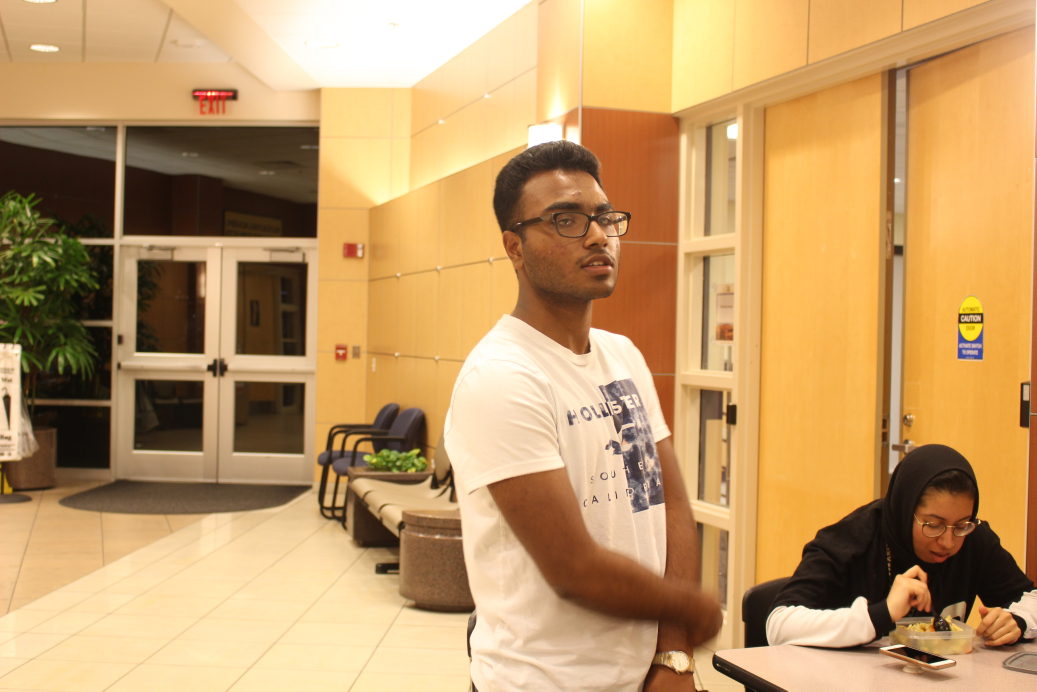
#> input picture stitching-algorithms/stitching3/IMG_3798.JPG, 5184 x 3456 px, given in place of left.mp4, which was not available (shown at 1/5 size)
$ python pano.py
#> lines starting #> are read from the running program, lines starting #| are printed output that depends on the picture; pictures that were not available may be replaced by others from this repository, and a replacement may not be noted
### stitching-algorithms/stitching1/stitcher.py
# import the necessary packages
import numpy as np
import imutils
import cv2

class Stitcher:
	def __init__(self):
		# determine if we are using OpenCV v3.X
		self.isv3 = imutils.is_cv3()

	def stitch(self, images, ratio=0.75, reprojThresh=4.0,
		showMatches=False):
		# unpack the images, then detect keypoints and extract
		# local invariant descriptors from them
		(imageB, imageA) = images
		(kpsA, featuresA) = self.detectAndDescribe(imageA)
		(kpsB, featuresB) = self.detectAndDescribe(imageB)

		# match features between the two images
		M = self.matchKeypoints(kpsA, kpsB,
			featuresA, featuresB, ratio, reprojThresh)

		# if the match is None, then there aren't enough matched
		# keypoints to create a panorama
		if M is None:
			return None

		# otherwise, apply a perspective warp to stitch the images
		# together
		(matches, H, status) = M
		result = cv2.warpPerspective(imageA, H,
			(imageA.shape[1] + imageB.shape[1], imageA.shape[0]))
		result[0:imageB.shape[0], 0:imageB.shape[1]] = imageB

		# check to see if the keypoint matches should be visualized
		if showMatches:
			vis = self.drawMatches(imageA, imageB, kpsA, kpsB, matches,
				status)

			# return a tuple of the stitched image and the
			# visualization
			return (result, vis)

		# return the stitched image
		return result

	def detectAndDescribe(self, image):
		# convert the image to grayscale
		gray = cv2.cvtColor(image, cv2.COLOR_BGR2GRAY)

		# check to see if we are using OpenCV 3.X
		if self.isv3:
			# detect and extract features from the image
			descriptor = cv2.xfeatures2d.SIFT_create()
			(kps, features) = descriptor.detectAndCompute(image, None)

		# otherwise, we are using OpenCV 2.4.X
		else:
			# detect keypoints in the image
			detector = cv2.FeatureDetector_create("SIFT")
			kps = detector.detect(gray)

			# extract features from the image
			extractor = cv2.DescriptorExtractor_create("SIFT")
			(kps, features) = extractor.compute(gray, kps)

		# convert the keypoints from KeyPoint objects to NumPy
		# arrays
		kps = np.float32([kp.pt for kp in kps])

		# return a tuple of keypoints and features
		return (kps, features)

	def matchKeypoints(self, kpsA, kpsB, featuresA, featuresB,
		ratio, reprojThresh):
		# compute the raw matches and initialize the list of actual
		# matches
		matcher = cv2.DescriptorMatcher_create("BruteForce")
		rawMatches = matcher.knnMatch(featuresA, featuresB, 2)
		matches = []

		# loop over the raw matches
		for m in rawMatches:
			# ensure the distance is within a certain ratio of each
			# other (i.e. Lowe's ratio test)
			if len(m) == 2 and m[0].distance < m[1].distance * ratio:
				matches.append((m[0].trainIdx, m[0].queryIdx))

		# computing a homography requires at least 4 matches
		if len(matches) > 4:
			# construct the two sets of points
			ptsA = np.float32([kpsA[i] for (_, i) in matches])
			ptsB = np.float32([kpsB[i] for (i, _) in matches])

			# compute the homography between the two sets of points
			(H, status) = cv2.findHomography(ptsA, ptsB, cv2.RANSAC,
				reprojThresh)

			# return the matches along with the homograpy matrix
			# and status of each matched point
			return (matches, H, status)

		# otherwise, no homograpy could be computed
		return None

	def drawMatches(self, imageA, imageB, kpsA, kpsB, matches, status):
		# initialize the output visualization image
		(hA, wA) = imageA.shape[:2]
		(hB, wB) = imageB.shape[:2]
		vis = np.zeros((max(hA, hB), wA + wB, 3), dtype="uint8")
		vis[0:hA, 0:wA] = imageA
		vis[0:hB, wA:] = imageB

		# loop over the matches
		for ((trainIdx, queryIdx), s) in zip(matches, status):
			# only process the match if the keypoint was successfully
			# matched
			if s == 1:
				# draw the match
				ptA = (int(kpsA[queryIdx][0]), int(kpsA[queryIdx][1]))
				ptB = (int(kpsB[trainIdx][0]) + wA, int(kpsB[trainIdx][1]))
				cv2.line(vis, ptA, ptB, (0, 255, 0), 1)

		# return the visualization
		return vis

### stitching-algorithms/stitching1/pano.py
# import the necessary packages
from stitcher import Stitcher
import argparse
import imutils
import cv2

# [27 lines of commented-out code are left out]
vPath1 = "../../../left.mp4"
vPath2 = "../../../right.mp4"

#Path to the Images
iPath1 = ""
iPath2 = ""

#Capture of videos
cap1 = cv2.VideoCapture(vPath1)
cap2 = cv2.VideoCapture(vPath2)

while True:
	ret1, frame1 = cap1.read()
#> frame1 is the input picture: shape (3456, 5184, 3); mean B, G, R 102.9, 154.3, 194
	ret1, frame2 = cap2.read()

	frame1 = imutils.resize(frame1, width=900)
#> frame1: shape (600, 900, 3)
	frame1 = imutils.rotate(frame1, 180)
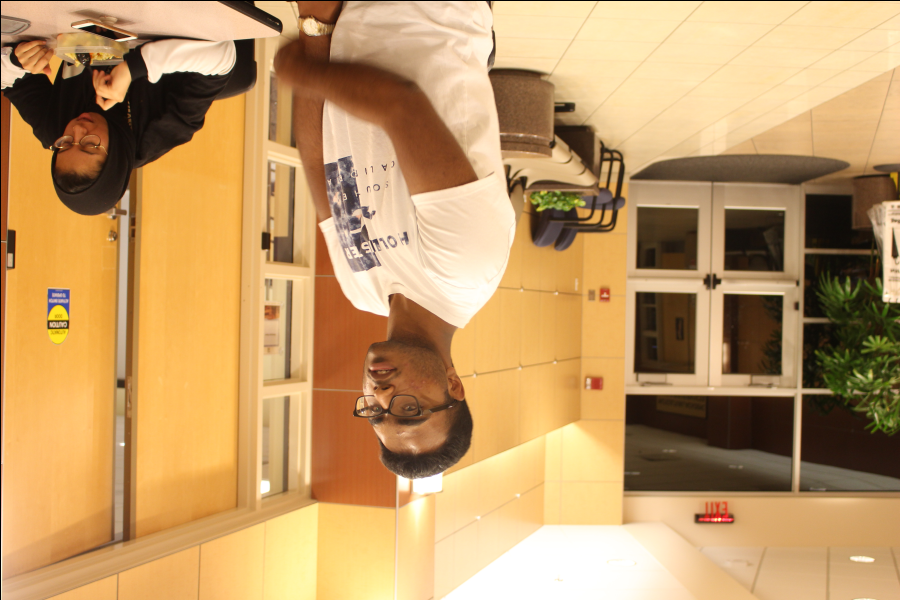
#> frame1: shape (600, 900, 3); mean B, G, R 102.6, 153.8, 193.5
	frame2 = imutils.resize(frame2, width=900)

	cv2.imshow('frame1', frame1)
	cv2.imshow('frame2', frame2)

	stitcher = Stitcher()
	result, vis = stitcher.stitch([frame1, frame2], showMatches=True)
#> in detectAndDescribe, `gray = cv2.cvtColor(image, cv2.COLOR_BGR2GRAY)`:
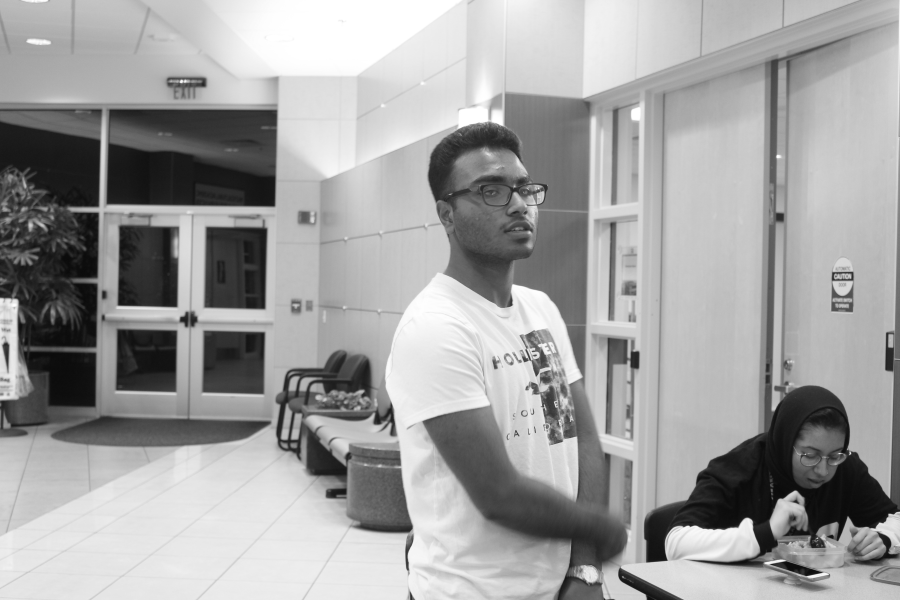
#> gray: shape (600, 900); min 10, max 255, mean 160.3
#> in detectAndDescribe, `kps = detector.detect(gray)`: kps = 1396 keypoints; strongest (x, y, size): (747, 524, 8.4), (656, 552, 14.2), (6, 346, 5), (788, 508, 19.3)
#> in detectAndDescribe, `kps = np.float32([kp.pt for kp in kps])`: kps = 1396 pairs, first value 2.83 to 896, second value 3.12 to 596.4
#> in stitch, `(kpsA, featuresA) = self.detectAndDescribe(imageA)`: kpsA has the same summary as kps in detectAndDescribe
#> in detectAndDescribe (call 2), `gray = cv2.cvtColor(image, cv2.COLOR_BGR2GRAY)`:
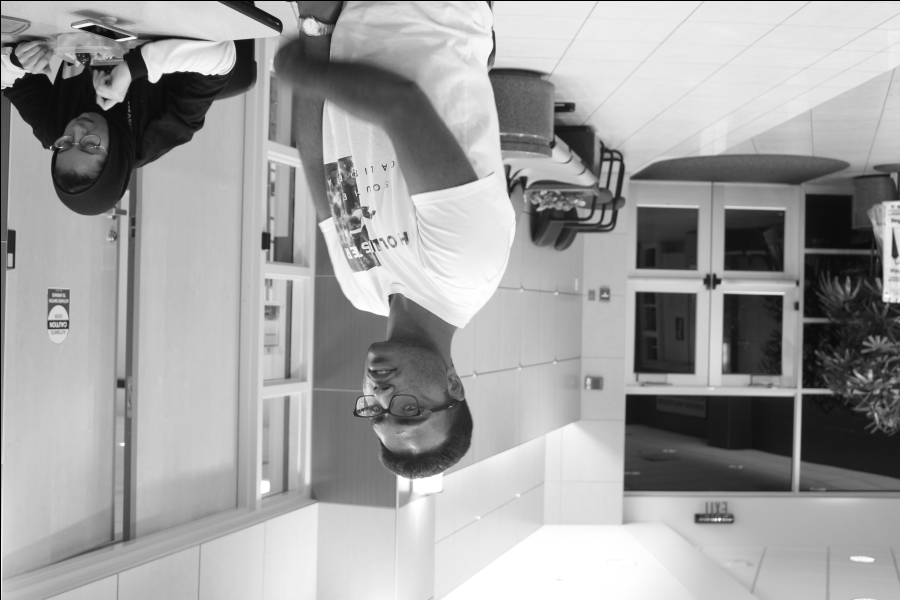
#> gray: shape (600, 900); min 0, max 255, mean 159.8
#> in detectAndDescribe (call 2), `kps = detector.detect(gray)`: kps = 1402 keypoints; strongest (x, y, size): (154, 77, 8.3), (245, 48, 14.2), (113, 93, 19.4), (14, 60, 6.3)
#> in detectAndDescribe (call 2), `kps = np.float32([kp.pt for kp in kps])`: kps = 1402 pairs, first value 3.74 to 897.1, second value 3.17 to 573.3
#> in stitch, `(kpsB, featuresB) = self.detectAndDescribe(imageB)`: kpsB has the same summary as kps in detectAndDescribe
#> in matchKeypoints, `rawMatches = matcher.knnMatch(featuresA, featuresB, 2)`: rawMatches = 1396 matches
#> after the loop in matchKeypoints, `for m in rawMatches:`: matches = 1255 pairs, first value 6 to 1401, second value 2 to 1393
#> in matchKeypoints, `ptsA = np.float32([kpsA[i] for (_, i) in matches])`: ptsA = 1255 pairs, first value 3.36 to 893.9, second value 27.21 to 591.4
#> in matchKeypoints, `ptsB = np.float32([kpsB[i] for (i, _) in matches])`: ptsB = 1255 pairs, first value 7.16 to 897.1, second value 9.05 to 573.3
#> in matchKeypoints, `(H, status) = cv2.findHomography(ptsA, ptsB, cv2.RANSAC, reprojThresh)`: H = [[-1, 4.21e-05, 900.5], [-5.61e-05, -1, 600.5], [-1.71e-07, 3e-09, 1]]; status = 1255 values, max 1 at index 0, min 0 at index 395, mean 0.994
#> in stitch, `result = cv2.warpPerspective(imageA, H, (imageA.shape[1] + imageB.shap..`:
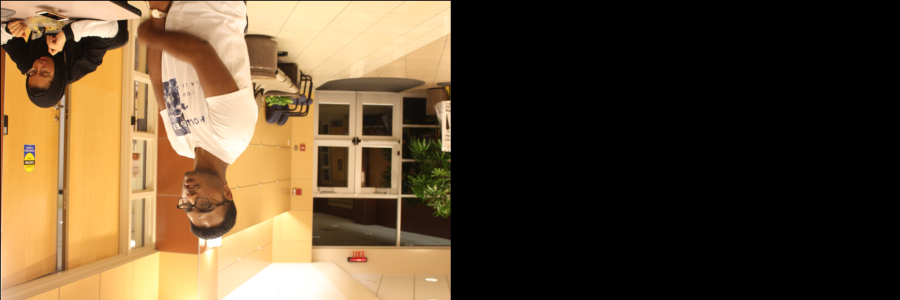
#> result: shape (600, 1800, 3) (shown at 1/2 size); mean B, G, R 51.3, 76.9, 96.8
#> in drawMatches, `vis[0:hA, 0:wA] = imageA`:
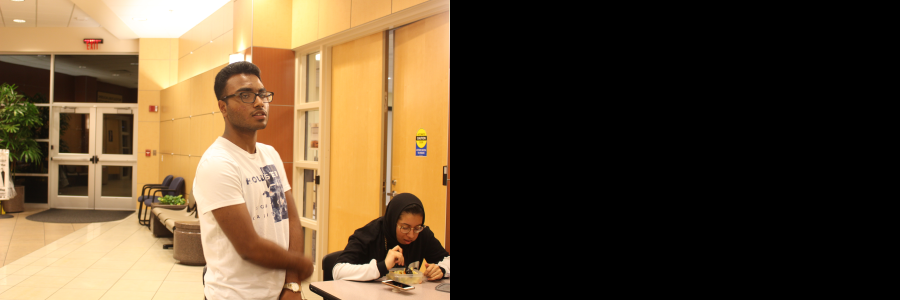
#> vis: shape (600, 1800, 3) (shown at 1/2 size); mean B, G, R 51.5, 77.1, 97
#> in drawMatches, `vis[0:hB, wA:] = imageB`:
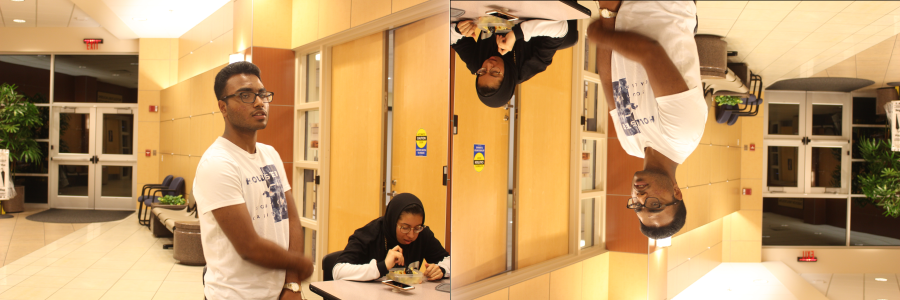
#> vis: shape (600, 1800, 3) (shown at 1/2 size); mean B, G, R 102.8, 154, 193.8
#> the loop in drawMatches, `for ((trainIdx, queryIdx), s) in zip(matches, status):` made 1255 passes
#> (trainIdx, queryIdx, ptA, ptB) on passes 1 to 12: (1401, 2, (3, 224), (1797, 376)), (1400, 3, (3, 277), (1796, 323)), (1397, 5, (3, 329), (1796, 270)), (1398, 7, (3, 337), (1796, 263)), (1399, 8, (3, 337), (1796, 263)), (1396, 9, (4, 386), (1796, 213)), (1394, 10, (4, 203), (1795, 397)), (1395, 11, (4, 196), (1795, 404)), (1391, 12, (4, 209), (1795, 391)), (1390, 16, (5, 392), (1795, 207)), (1388, 18, (5, 376), (1795, 224)), (1387, 20, (6, 424), (1794, 175))
#> (ptA, ptB) on passes 61 to 66: ((17, 246), (1782, 354)), ((17, 175), (1782, 425)), ((17, 194), (1782, 405)), ((18, 210), (1782, 389)), ((18, 235), (1781, 365)), ((19, 359), (1781, 241))
#> after the loop in drawMatches, `for ((trainIdx, queryIdx), s) in zip(matches, status):`:
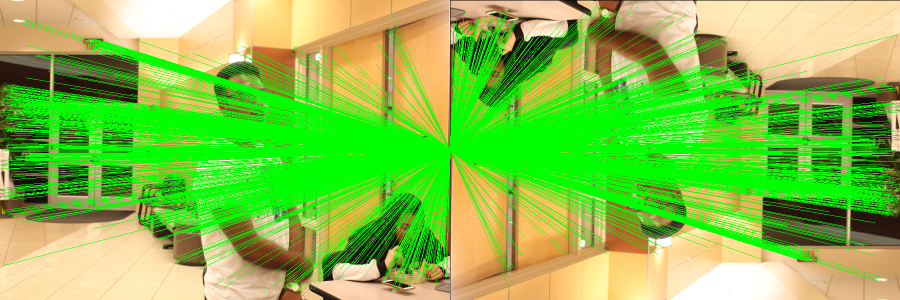
#> vis: shape (600, 1800, 3) (shown at 1/2 size); mean B, G, R 73.3, 191.9, 131

	cv2.imshow("Result", result)

	if cv2.waitKey(1) & 0xFF == ord('q'):
#> (key q is pressed here)
		break

$ run again, on stitching-algorithms/stitching3/IMG_3799.JPG
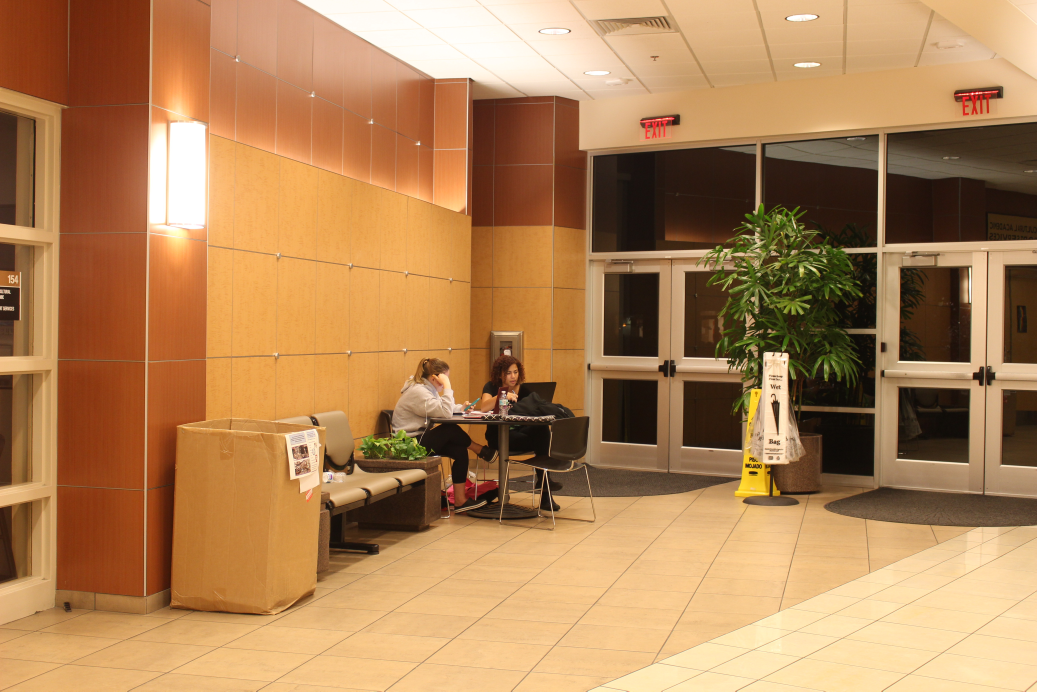
#> input picture stitching-algorithms/stitching3/IMG_3799.JPG, 5184 x 3456 px, given in place of left.mp4, which was not available (shown at 1/5 size)
#> frame1 is the input picture: shape (3456, 5184, 3); mean B, G, R 86.1, 130.8, 175.9
#> in detectAndDescribe, `kps = detector.detect(gray)`: kps = 1180 keypoints; strongest (x, y, size): (673, 351, 5.1), (674, 317, 16), (649, 404, 2.4), (855, 326, 10.9)
#> in detectAndDescribe, `kps = np.float32([kp.pt for kp in kps])`: kps = 1180 pairs, first value 4.61 to 883.6, second value 10.1 to 531.4
#> kpsA has the same summary as kps in detectAndDescribe
#> in detectAndDescribe (call 2), `gray = cv2.cvtColor(image, cv2.COLOR_BGR2GRAY)`:
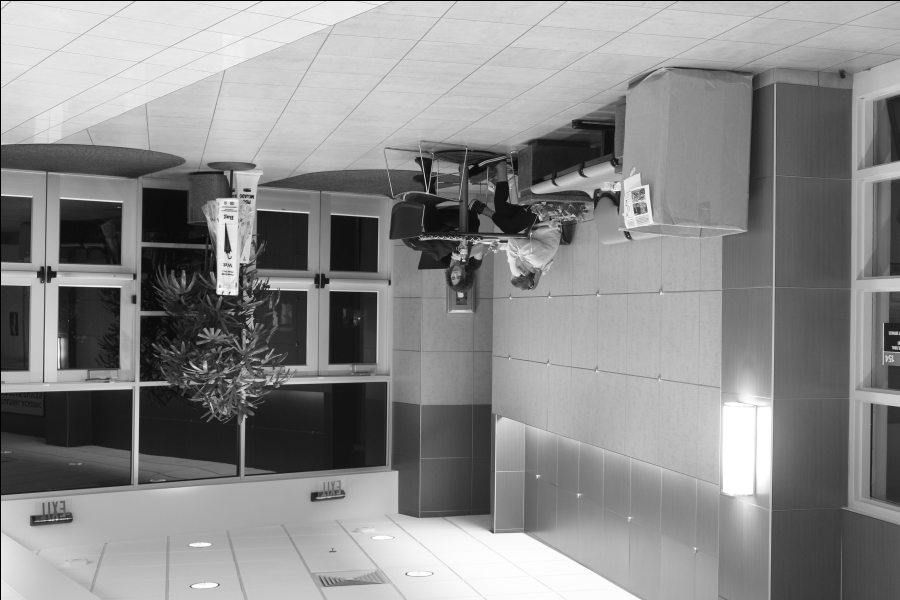
#> gray: shape (600, 900); min 0, max 255, mean 138.8
#> in detectAndDescribe (call 2), `kps = detector.detect(gray)`: kps = 1201 keypoints; strongest (x, y, size): (227, 249, 5.2), (226, 284, 16.2), (252, 196, 2.4), (46, 274, 10.9)
#> in detectAndDescribe (call 2), `kps = np.float32([kp.pt for kp in kps])`: kps = 1201 pairs, first value 5.82 to 895.9, second value 7.24 to 590.3
#> kpsB has the same summary as kps in detectAndDescribe
#> rawMatches = 1180 matches
#> after the loop in matchKeypoints, `for m in rawMatches:`: matches = 1064 pairs, first value 3 to 1200, second value 0 to 1179
#> ptsA = 1064 pairs, first value 4.61 to 883.6, second value 10.1 to 531.4
#> ptsB = 1064 pairs, first value 16.88 to 895.9, second value 69.15 to 590.3
#> in matchKeypoints, `(H, status) = cv2.findHomography(ptsA, ptsB, cv2.RANSAC, reprojThresh)`: H = [[-1, 1.7e-05, 900.4], [-0.000131, -1, 600.5], [-3.05e-07, -7.98e-08, 1]]; status = 1064 values, max 1 at index 0, min 0 at index 42, mean 0.997
#> the loop in drawMatches, `for ((trainIdx, queryIdx), s) in zip(matches, status):` made 1064 passes
#> (trainIdx, queryIdx, s, ptA, ptB) on passes 1 to 8: (1200, 0, [1], (4, 256), (1795, 344)), (1199, 1, [1], (4, 267), (1795, 333)), (1198, 2, [1], (4, 267), (1795, 333)), (1197, 3, [1], (6, 270), (1793, 329)), (1196, 4, [1], (6, 253), (1793, 347)), (1195, 5, [1], (7, 441), (1793, 158)), (1192, 7, [1], (8, 190), (1791, 409)), (1191, 8, [1], (9, 306), (1791, 293))
#> after the loop in drawMatches, `for ((trainIdx, queryIdx), s) in zip(matches, status):`:
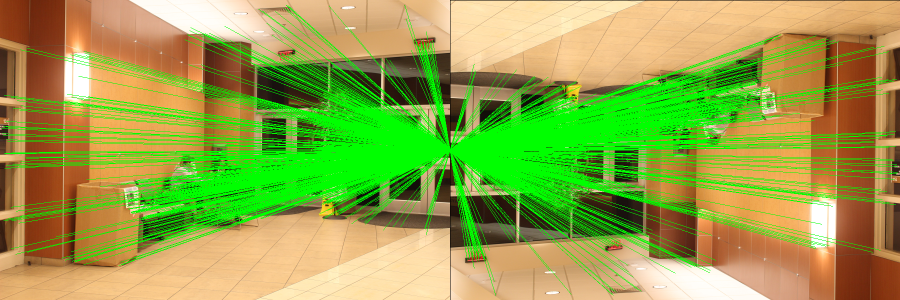
#> vis: shape (600, 1800, 3) (shown at 1/2 size); mean B, G, R 74.3, 164.8, 149.7
